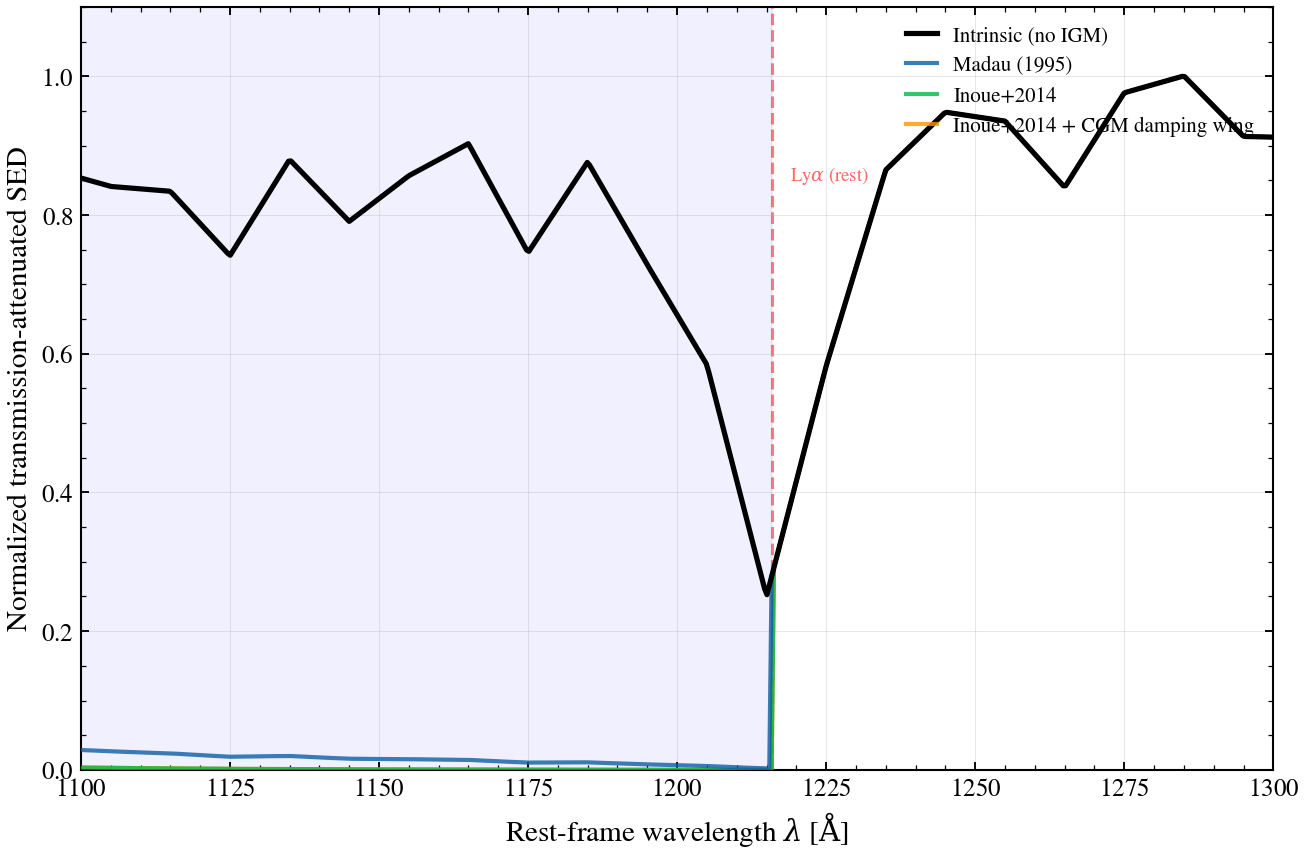

Reproduce this figure in Python.
"""
Comparison of IGM absorption models at high redshift
======================================================

Four IGM transmission variants available in tengri are compared at z=7,
applied to a young star-forming SED. This diagnostic isolates the differences
between models around the Lyman-alpha forest:

- **No IGM** (intrinsic SED, reference)
- **Madau (1995)** — foundational model with 17 Lyman lines + continuum
- **Inoue+2014** — modern prescription with 39 Lyman lines, LAF, and DLA
- **Inoue+2014 + CGM damping wing (Asada+2025)** — Inoue extended with
  neutral-hydrogen damping wing in the circumgalactic medium at z > 5

The key diagnostic at z=7 is the **Lyman-alpha forest** (blue-wing
absorption shortward of Lyα at 1216 Å), where the blueward Inoue and
Asada models are nearly identical in the rest-frame region shown.
The CGM damping wing (Asada extension) primarily affects wavelengths
redward of observed-frame Lyα (at 1216Å × 8 ≈ 9728 Å), which appears
beyond the rest-frame window displayed here.

For z > 6 galaxies observed in the Lyman break region (1000–1500 Å
rest-frame), the Lyman forest dominates the observed transmission.

References:
  .. [1] Madau, P. 1995, ApJ, 441, 18 — foundational IGM absorption model
  .. [2] Inoue, A. K., Shimizu, I., Iwata, I., & Tanaka, M. 2014, MNRAS,
         442, 1805 — modern IGM prescription (Lyman-series + continuum)
  .. [3] Asada, R., Ouchi, M., & collaborators 2025 — CGM damping wing
         absorption at z > 5 (experimental extension to Inoue+2014)
"""

import os

os.environ["TF_CPP_MIN_LOG_LEVEL"] = "2"  # suppress XLA/PjRt C++ INFO+WARNING logs

import warnings

import jax
import matplotlib.pyplot as plt
import numpy as np

import tengri
from tengri import igm_transmission, igm_transmission_madau
from tengri.analysis.plotting import setup_style

setup_style()
warnings.filterwarnings("ignore", message=".*BakedInBackend.*")

# ── Configuration ──────────────────────────────────────────────────

# High redshift for strong IGM effect
Z_SOURCE = 7.0

# Rest-frame wavelength range around Lyman-alpha (1216 Å)
# Note: At z=7, observed frame Lyα is at 1216*(1+7) = 9728 Å
# We show the rest-frame region where the IGM forest blocks flux blueward of Lyα
WAVE_REST_MIN = 1100.0
WAVE_REST_MAX = 1300.0
N_WAVE = 512

# Star-forming galaxy SED (young, minimal dust)
SFH = {
    "type": "dpl",
    "*": tengri.FIXED,
    "tau_gyr": 0.1,
    "log_total_mass": 10.0,
    "alpha": 2.5,
    "beta": 1.5,
}

DUST = {
    "type": "two_component",
    "*": tengri.FIXED,
    "tau_diff": 0.02,
    "tau_bc": 0.02,
}

# Physical constants
LYMAN_ALPHA_REST = 1216.0  # Angstrom

# ── Build model and sample parameters ──────────────────────────────

ssp = tengri.load_ssp()
model = tengri.SEDModel.build(
    ssp,
    sfh=SFH,
    dust=DUST,
    redshift=tengri.Fixed(Z_SOURCE),
)

params = dict(model.spec.sample(jax.random.PRNGKey(0)))

# ── Compute intrinsic SED ──────────────────────────────────────────

# Rest-frame wavelength grid (diagnostic region around Lyα)
wave_rest = np.linspace(WAVE_REST_MIN, WAVE_REST_MAX, N_WAVE)

# Intrinsic (no IGM) SED
out_intrinsic = model.predict(params)
wave_rest_out = np.asarray(model.wavelengths)
sed_intrinsic_full = np.asarray(out_intrinsic.rest_sed())

# Interpolate to diagnostic wavelength grid
sed_intrinsic = np.interp(wave_rest, wave_rest_out, sed_intrinsic_full, left=0, right=0)

# ── Observed-frame wavelengths and IGM transmission ───────────────

# Transform rest-frame wavelengths to observed frame
wave_obs = wave_rest * (1.0 + Z_SOURCE)

# (1) Intrinsic (no IGM)
transmission_intrinsic = np.ones_like(wave_obs)

# (2) Madau (1995) model
transmission_madau = np.asarray(igm_transmission_madau(wave_obs, z=Z_SOURCE))

# (3) Inoue+2014 (default) model
transmission_inoue = np.asarray(igm_transmission(wave_obs, z_source=Z_SOURCE, add_cgm=False))

# (4) Inoue+2014 with CGM damping wing (Asada+2025 extension)
transmission_asada = np.asarray(
    igm_transmission(wave_obs, z_source=Z_SOURCE, add_cgm=True, cgm_log_nhi=21.0)
)

# ── Apply IGM attenuation and normalize ─────────────────────────────

# Apply transmission to intrinsic SED (scaling in observed frame)
sed_intrinsic_norm = sed_intrinsic / np.max(sed_intrinsic)
sed_madau = sed_intrinsic_norm * transmission_madau
sed_inoue = sed_intrinsic_norm * transmission_inoue
sed_asada = sed_intrinsic_norm * transmission_asada

# ── Plotting ───────────────────────────────────────────────────────

fig, ax = plt.subplots(figsize=(9.0, 6.0))

# Plot each model
ax.plot(
    wave_rest,
    sed_intrinsic_norm,
    label="Intrinsic (no IGM)",
    color="black",
    lw=2.5,
    zorder=5,
)
ax.plot(
    wave_rest,
    sed_madau,
    label="Madau (1995)",
    color="C0",
    lw=2.0,
    alpha=0.8,
    zorder=4,
)
ax.plot(
    wave_rest,
    sed_inoue,
    label="Inoue+2014",
    color="C1",
    lw=2.0,
    alpha=0.8,
    zorder=3,
)
ax.plot(
    wave_rest,
    sed_asada,
    label="Inoue+2014 + CGM damping wing",
    color="C2",
    lw=2.0,
    alpha=0.8,
    zorder=2,
)

# Highlight Lyman-alpha rest-frame position
ax.axvline(LYMAN_ALPHA_REST, color="red", ls="--", lw=1.5, alpha=0.5, zorder=1)
ax.text(
    LYMAN_ALPHA_REST + 3,
    0.85,
    r"Ly$\alpha$ (rest)",
    rotation=0,
    fontsize=9,
    color="red",
    alpha=0.6,
)

# Shade the blue wing (heavily attenuated)
ax.axvspan(WAVE_REST_MIN, LYMAN_ALPHA_REST, alpha=0.06, color="blue", zorder=0)

# Formatting
ax.set(
    xlim=(WAVE_REST_MIN, WAVE_REST_MAX),
    ylim=(0, 1.1),
    xlabel=r"Rest-frame wavelength $\lambda$ [$\mathrm{\AA}$]",
    ylabel=r"Normalized transmission-attenuated SED",
)
ax.legend(frameon=False, fontsize=10, loc="upper right")
ax.grid(True, alpha=0.3, which="major")

fig.tight_layout()
plt.savefig("plot_igm_models_comparison.png", dpi=150, bbox_inches="tight")
